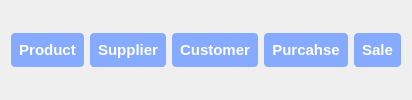
                   <widget class="QWidget" name="widget_53" native="true">
                    <layout class="QHBoxLayout" name="horizontalLayout_48">
                     <item>
                      <widget class="QPushButton" name="pushButton_27">
                       <property name="styleSheet">
                        <string notr="true">background-color: rgb(133, 170, 255);
font-size: 15px;
padding: 8px;
color: white;
font-weight: bold;
border-radius: 4px;</string>
                       </property>
                       <property name="text">
                        <string>Product</string>
                       </property>
                      </widget>
                     </item>
                     <item>
                      <widget class="QPushButton" name="pushButton_28">
                       <property name="styleSheet">
                        <string notr="true">background-color: rgb(133, 170, 255);
font-size: 15px;
padding: 8px;
color: white;
font-weight: bold;
border-radius: 4px;</string>
                       </property>
                       <property name="text">
                        <string>Supplier</string>
                       </property>
                      </widget>
                     </item>
                     <item>
                      <widget class="QPushButton" name="pushButton_29">
                       <property name="styleSheet">
                        <string notr="true">background-color: rgb(133, 170, 255);
font-size: 15px;
padding: 8px;
color: white;
font-weight: bold;
border-radius: 4px;</string>
                       </property>
                       <property name="text">
                        <string>Customer</string>
                       </property>
                      </widget>
                     </item>
                     <item>
                      <widget class="QPushButton" name="pushButton_30">
                       <property name="styleSheet">
                        <string notr="true">background-color: rgb(133, 170, 255);
font-size: 15px;
padding: 8px;
color: white;
font-weight: bold;
border-radius: 4px;</string>
                       </property>
                       <property name="text">
                        <string>Purcahse</string>
                       </property>
                      </widget>
                     </item>
                     <item>
                      <widget class="QPushButton" name="pushButton_31">
                       <property name="styleSheet">
                        <string notr="true">background-color: rgb(133, 170, 255);
font-size: 15px;
padding: 8px;
color: white;
font-weight: bold;
border-radius: 4px;</string>
                       </property>
                       <property name="text">
                        <string>Sale</string>
                       </property>
                      </widget>
                     </item>
                    </layout>
                   </widget>
